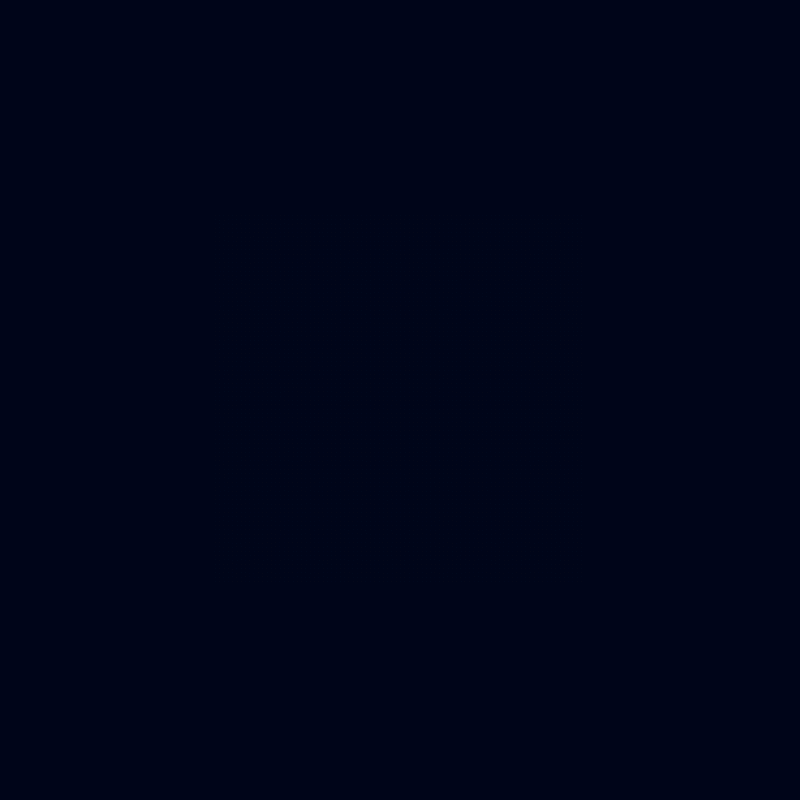
Frame 1 (no input)
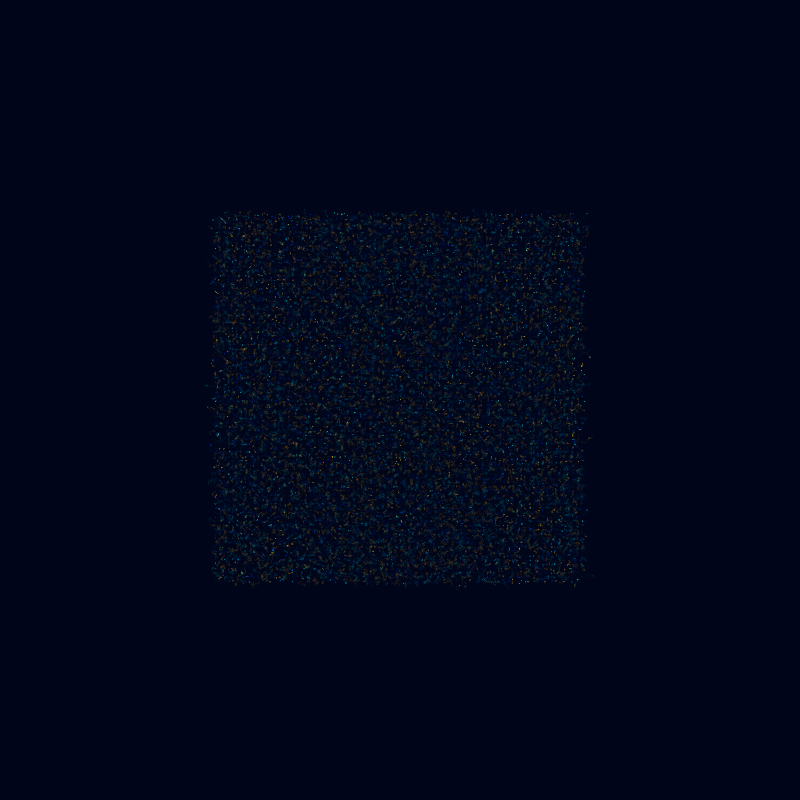
Frame 60 (the mouse pressed at the canvas centre just before this capture)
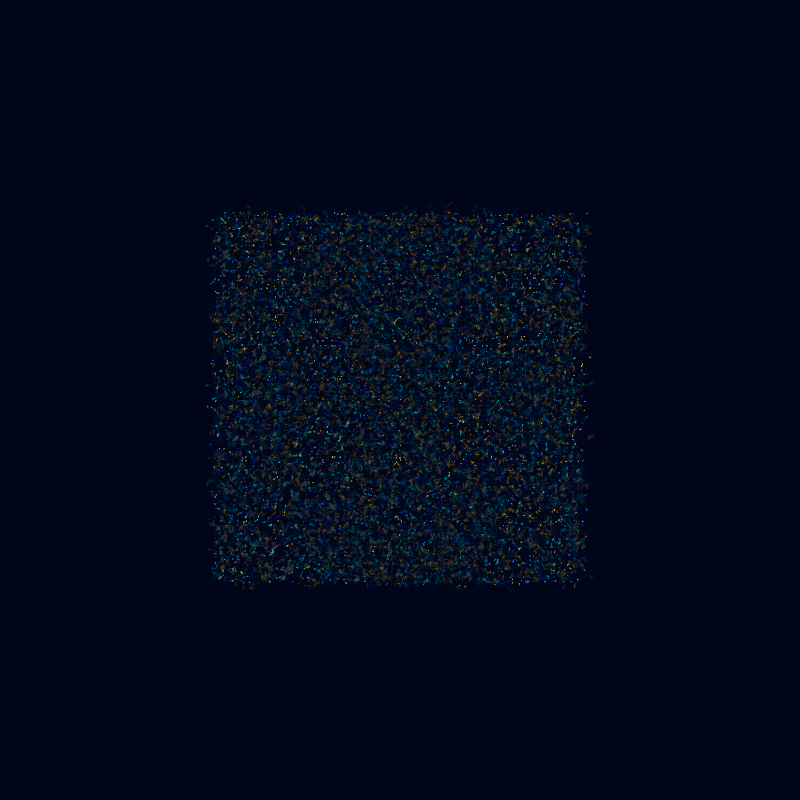
Frame 120 (the mouse held since frame 60 and released just before this capture)

The Processing sketch that drew these frames (run headless with seeded random() and noise(); from frame 60 on, the mouse is pressed at the canvas centre):

// Processing sketch: flowField_exmpl
// ── flowField_exmpl.pde
ArrayList<PVector> points = new ArrayList<PVector>();

color[] c = {
  color(0, 91, 197), 
  color(0, 180, 252), 
  color(23, 249, 255), 
  color(223, 147, 0), 
  color(248, 190, 0)
};

float vector_scale = 0.01;
float time = 0;

void setup() {
  size(800, 800);
  strokeWeight(0.66);
  background(0, 5, 25);
  noFill();
  smooth(8);

  for (float x=-3; x<=3; x+=0.07) {
    for (float y=-3; y<=3; y+=0.07) {
      PVector v = new PVector(x+randomGaussian()*0.003, y+randomGaussian()*0.003);
      //PVector v = new PVector(random(width), random(height));
      points.add(v);
    }
  }
}

void draw() {
  int count = 0;
  for (PVector p : points) {
    float xx = map(p.x, -6.5, 6.5, 0, width);
    float yy = map(p.y, -6.5, 6.5, 0, height);

    int cn = (int)(100*c.length*noise(count))%c.length;
    stroke(c[cn], 15);
    point(xx, yy);

    //*****img3.1
    float n = TWO_PI * noise(p.x, p.y)*300;
    PVector v = new PVector(cos(n), sin(n));

    //*****img3.2
    //float n = 500 * map( noise(p.x/5, p.y/5), 0, 1, -1, 1);
    //PVector v = new PVector(cos(n), sin(n));

    //*****img3.3
    //float n = 500 * map( noise(p.x/5, p.y/5), 0, 1, -1, 1);
    //PVector v = new PVector(cos(n)+sin(n), sin(n)*cos(n));

    p.x += vector_scale * v.x;
    p.y += vector_scale * v.y;

    count++;
  }
  time += 0.001;
}
